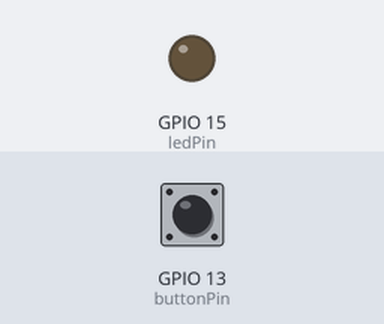
Simulated run of this sketch. Board: ESP8266 (NodeMCU). Shown: output pins drawn as LEDs (lit = HIGH). The inputs (shaded band) are chosen by the test bench; at power-on: GPIO 13 (buttonPin) LOW. WiFi joins after 1.5 s; servers stay silent unless stated; uploads are accepted with an empty reply; what the sketch prints to the serial monitor is not drawn.

Above: at 2.8 s.
2.9 s: GPIO 13 (buttonPin) pulled HIGH for 0.15 s
At 4.2 s:
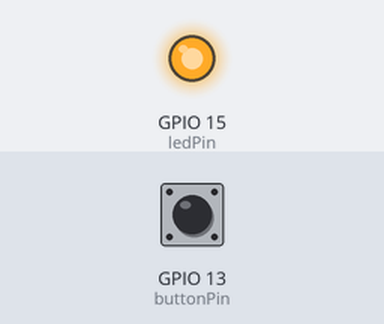
6.0 s: GPIO 13 (buttonPin) pulled HIGH for 1 s
At 8.9 s:
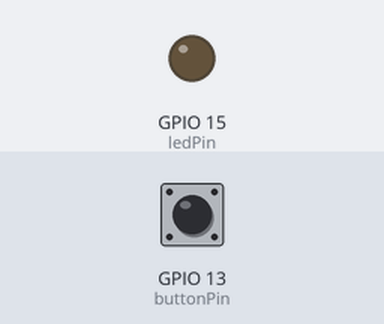
9.2 s: GPIO 13 (buttonPin) pulled HIGH for 3.2 s
At 10.1 s:
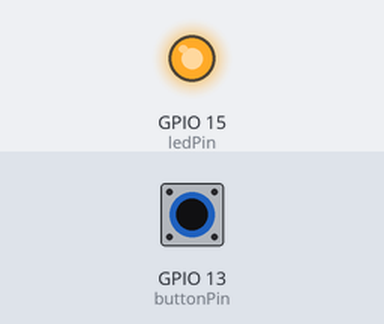
Timing chart, 0 to 12.5 s (numbered marks = the images above; inputs shaded):
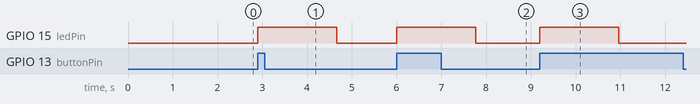

The sketch:

button.ino
```cpp
/*
 *  Simple HTTP get webclient test
 */

#include <ESP8266WiFi.h>

const char* ssid     = "MSFTHACK";
const char* password = "redmond17";

const char* host = "satya-relay.azurewebsites.net";

const int buttonPin = 13; // the number of the pushbutton pin
const int ledPin = 15;  // the number of the LED pin

int reading = 0;           // the current reading from the input pin

int previous = 0;

long t = 0;
long debounce = 200;

void setup() {
  Serial.begin(115200);
  delay(100);

  // We start by connecting to a WiFi network

  Serial.println();
  Serial.println();
  Serial.print("Connecting to ");
  Serial.println(ssid);

  WiFi.begin(ssid, password);

  while (WiFi.status() != WL_CONNECTED) {
    delay(500);
    Serial.print(".");
  }

  Serial.println("");
  Serial.println("WiFi connected");
  Serial.println("IP address: ");
  Serial.println(WiFi.localIP());

  pinMode(ledPin, OUTPUT);

  pinMode(buttonPin, INPUT);
}
int value = 0;

void loop() {
  ++value;

  reading = digitalRead(buttonPin);

  // if the input just went from LOW and HIGH and we've waited long enough
  // to ignore any noise on the circuit, toggle the output pin and remember
  // the time
//  Serial.print("Reading: ");
//  Serial.println(reading);
//  Serial.print("Previous: ");
//  Serial.println(previous);
  if (reading == HIGH && previous == LOW && millis() - t > debounce) {
      digitalWrite(ledPin, HIGH);
      Serial.println("Button Pressed");

      Serial.print("connecting to ");
      Serial.println(host);

      // Use WiFiClient class to create TCP connections
      WiFiClient client;
      const int httpPort = 80;
      if (!client.connect(host, httpPort)) {
        Serial.println("connection failed");
        return;
      }
    // We now create a URI for the request
    String url = "/api/trigger/new/1";
    Serial.print("Requesting URL: ");
    Serial.println(url);

    // This will send the request to the server
    client.print(String("GET ") + url + " HTTP/1.1\r\n" +
                 "Host: " + host + "\r\n" +
                 "Connection: close\r\n\r\n");
    delay(500);

    // Read all the lines of the reply from server and print them to Serial
    while(client.available()){
      String line = client.readStringUntil('\r');
      Serial.print(line);
    }

    Serial.println();
    Serial.println("closing connection");
//
    t = millis();
  } else {
    digitalWrite(ledPin, LOW);
  }

  previous = reading;
}


//void loop() {
//  // read the state of the pushbutton value:
//  buttonState = digitalRead(buttonPin);
//  // check if the pushbutton is pressed. If it is, the buttonState is HIGH:
//  if (buttonState == HIGH) {
//    // turn LED on:
//    digitalWrite(ledPin, HIGH);
//  } else {
//    // turn LED off:
//    digitalWrite(ledPin, LOW);
//  }
//}
```

Measured:
- after the input at 2.9 s, GPIO 15 (ledPin): LOW → HIGH at once, → LOW 1.8 s later
- after the input at 6.0 s, GPIO 15 (ledPin): LOW → HIGH at once, → LOW 1.8 s later
- after the input at 9.2 s, GPIO 15 (ledPin): LOW → HIGH at once, → LOW 1.8 s later
